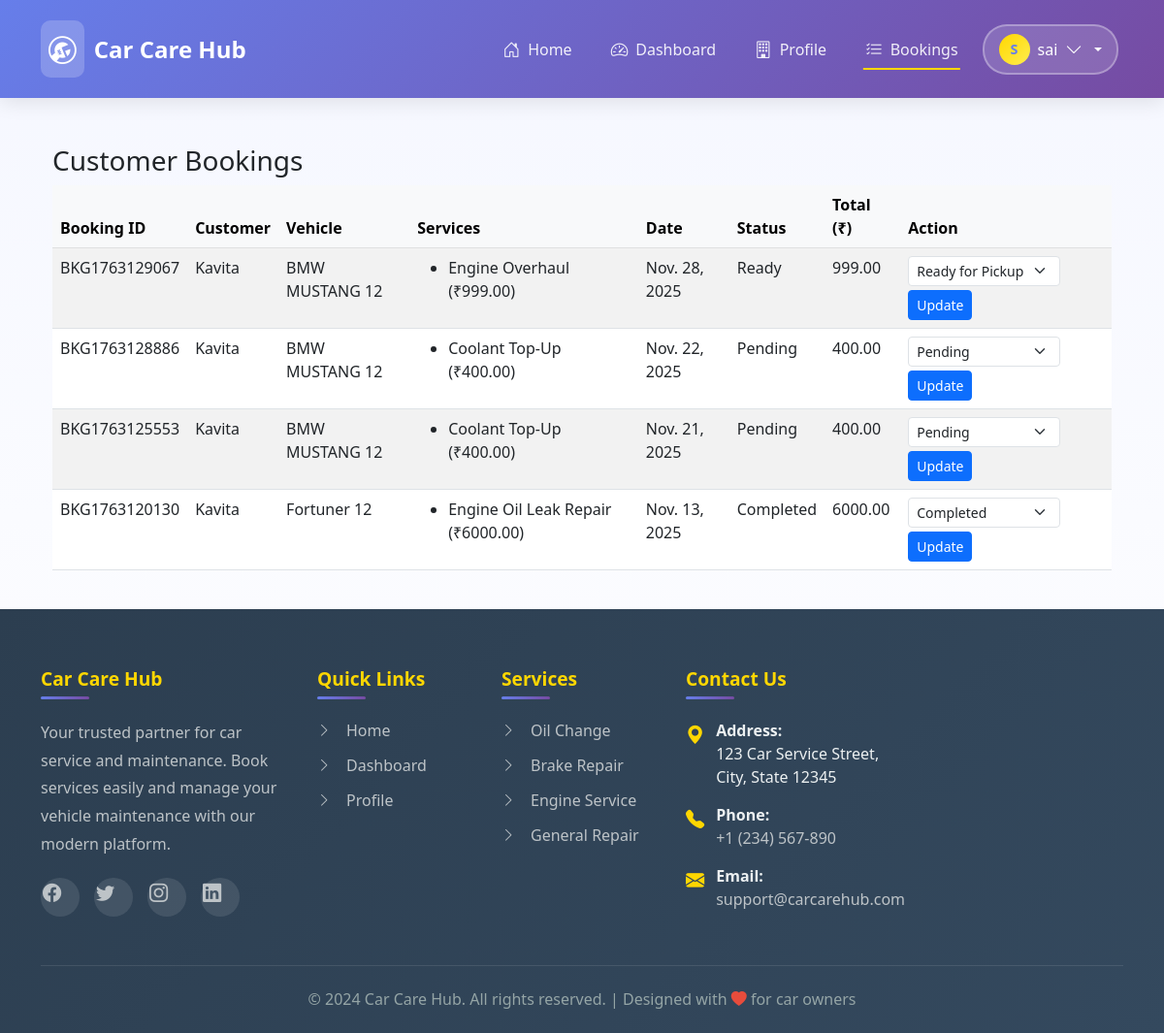
Page /garage/bookings/ (signed in) on the committed database.
### accounts/models.py (models this page shows, shortened)
class UserProfile(AbstractUser):
    ROLE_CUSTOMER = 'customer'
    ROLE_GARAGE = 'garage'
    ROLE_CHOICES = [
        (ROLE_CUSTOMER, 'Customer'),
        (ROLE_GARAGE, 'Garage'),
    ]
    role = models.CharField(max_length=15, choices=ROLE_CHOICES, default=ROLE_CUSTOMER)
    phone = models.CharField(max_length=20, blank=True)
    address = models.TextField(blank=True)
    is_email_verified = models.BooleanField(default=False)
    otp_code = models.CharField(max_length=6, blank=True, null=True)
    otp_expires_at = models.DateTimeField(blank=True, null=True)

### bookings/models.py (models this page shows, shortened)
class Booking(models.Model):
    STATUS_CHOICES = [
        ('Pending', 'Pending'),
        ('In Service', 'In Service'),
        ('Ready', 'Ready for Pickup'),
        ('Completed', 'Completed'),
        ('Cancelled', 'Cancelled'),
    ]
    DELIVERY_CHOICES = [
        ('Pickup', 'Pickup'),
        ('Self-Drop', 'Self-Drop'),
    ]
    booking_id = models.CharField(max_length=15, unique=True, editable=False,default='TEMP')
    booking_id = models.CharField(max_length=15, unique=True, editable=False ,null=True, blank=True)
    customer = models.ForeignKey(settings.AUTH_USER_MODEL, on_delete=models.CASCADE, related_name='bookings')
    garage = models.ForeignKey(Garage, on_delete=models.CASCADE, related_name='bookings')
    vehicle = models.ForeignKey(Vehicle, on_delete=models.CASCADE, related_name='bookings',null=True, blank=True)
    services = models.ManyToManyField(GarageService, related_name='bookings')
    delivery_option = models.CharField(max_length=20, choices=DELIVERY_CHOICES, default='Self-Drop')
    appointment_date = models.DateField()
    status = models.CharField(max_length=20, choices=STATUS_CHOICES, default='Pending')
    remarks = models.TextField(blank=True, null=True)
    booked_on = models.DateTimeField(auto_now_add=True)
    class Meta:
        ordering = ['-booked_on']
    def total_amount(self):
        return sum(service.price for service in self.services.all())

### customers/models.py (models this page shows, shortened)
class Vehicle(models.Model):
    VEHICLE_TYPES = [
        ('2W', 'Two Wheeler'),
        ('4W', 'Four Wheeler'),
    ]
    FUEL_TYPES = [
        ('Petrol', 'Petrol'),
        ('Diesel', 'Diesel'),
        ('Electric', 'Electric'),
        ('Hybrid', 'Hybrid'),
        ('CNG', 'CNG'),
    ]
    customer = models.ForeignKey(User, on_delete=models.CASCADE, related_name='vehicles')
    vehicle_type = models.CharField(max_length=2, choices=VEHICLE_TYPES)
    brand = models.CharField(max_length=50)
    model = models.CharField(max_length=50)
    year_of_manufacture = models.PositiveIntegerField()
    fuel_type = models.CharField(max_length=10, choices=FUEL_TYPES)
    registration_number = models.CharField(max_length=20, unique=True)
    last_service_date = models.DateField(blank=True, null=True)
    created_at = models.DateTimeField(auto_now_add=True)

### garage/models.py (models this page shows, shortened)
class GarageService(models.Model):
    garage = models.ForeignKey(Garage, on_delete=models.CASCADE, related_name='services')
    service_type = models.ForeignKey(ServiceType, on_delete=models.SET_NULL, null=True)
    price = models.DecimalField(max_digits=10, decimal_places=2)
    opening_hours = models.CharField(max_length=100, blank=True, null=True)
    custom_text = models.CharField(max_length=255, blank=True)

class ServiceType(models.Model):
    name = models.CharField(max_length=100, unique=True)
    description = models.TextField(blank=True)
    parent = models.ForeignKey('self', null=True, blank=True, related_name='subtypes', on_delete=models.CASCADE)

### garage/views.py (the view)
# urls.py: path('bookings/', views.garage_bookings, name='garage_bookings'),
@login_required
def garage_bookings(request):
    garage = get_object_or_404(Garage, user=request.user)
    bookings = Booking.objects.filter(garage=garage).order_by('-booked_on')
    return render(request, 'garage/garage_bookings.html', {'bookings': bookings})

### garage/templates/garage/garage_bookings.html (shortened to what this page needs)
{% extends 'base.html' %}
{% block content %}
<div class="container mt-4">
  <h3>Customer Bookings</h3>
  <table class="table table-striped">
    <thead class="table-light">
      <tr>
        <th>Booking ID</th>
        <th>Customer</th>
        <th>Vehicle</th>
        <th>Services</th>
        <th>Date</th>
        <th>Status</th>
        <th>Total (₹)</th>
        <th>Action</th>
      </tr>
    </thead>
    <tbody>
      {% for b in bookings %}
      <tr>
        <td>{{ b.booking_id }}</td>
        <td>{{ b.customer.username }}</td>
        <td>{{ b.vehicle.brand }} {{ b.vehicle.model }}</td>
        <td>
          <ul class="mb-0">
            {% for s in b.services.all %}
              <li>{{ s.service_type.name }} (₹{{ s.price }})</li>
            {% endfor %}
          </ul>
        </td>
        <td>{{ b.appointment_date }}</td>
        <td>{{ b.status }}</td>
        <td>{{ b.total_amount }}</td>
        <td>
          <form method="POST" action="{% url 'update_booking_status' b.id %}">
            <select name="status" class="form-select form-select-sm d-inline w-auto">
              {% for value, label in b.STATUS_CHOICES %}
                <option value="{{ value }}" {% if b.status == value %}selected{% endif %}>{{ label }}</option>
              {% endfor %}
            </select>
            <button type="submit" class="btn btn-sm btn-primary mt-1">Update</button>
          </form>
        </td>
      </tr>
      {% empty %}
      <tr><td colspan="8" class="text-center text-muted">No bookings yet.</td></tr>
      {% endfor %}
    </tbody>
  </table>
</div>
{% endblock %}

### templates/base.html (shortened to what this page needs)
<!DOCTYPE html>
{% load static %}
<html lang="en">
<head>
    <link href="https://cdn.jsdelivr.net/npm/bootstrap@5.3.0/dist/css/bootstrap.min.css" rel="stylesheet">
    <link rel="stylesheet" href="https://cdn.jsdelivr.net/npm/bootstrap-icons@1.11.0/font/bootstrap-icons.css">
</head>
<body>
    <nav class="navbar navbar-expand-lg navbar-dark">
        <div class="container">
            <a class="navbar-brand" href="{% url 'accounts:home' %}">
                <i class="bi bi-wrench-adjustable-circle"></i>
                <span>Car Care Hub</span>
            </a>
            <div class="collapse navbar-collapse" id="navbarNav">
                <ul class="navbar-nav ms-auto">
                    <li class="nav-item">
                        <a class="nav-link {% if request.resolver_match.url_name == 'home' %}active{% endif %}" href="{% url 'accounts:home' %}">
                            <i class="bi bi-house-door"></i>
                            <span>Home</span>
                        </a>
                    </li>
                    {% if user.is_authenticated %}
                        {% if user.role == 'customer' %}
                            <li class="nav-item">
                                <a class="nav-link {% if 'dashboard' in request.resolver_match.url_name %}active{% endif %}" href="{% url 'customers:dashboard' %}">
                                    <i class="bi bi-speedometer2"></i>
                                    <span>Dashboard</span>
                                </a>
                            </li>
                            <li class="nav-item">
                                <a class="nav-link {% if 'search' in request.resolver_match.url_name %}active{% endif %}" href="{% url 'customers:search_garages' %}">
                                    <i class="bi bi-search"></i>
                                    <span>Search Garages</span>
                                </a>
                            </li>
                            <li class="nav-item">
                                <a class="nav-link {% if 'booking' in request.resolver_match.url_name %}active{% endif %}" href="{% url 'customers:booking_history' %}">
                                    <i class="bi bi-calendar-check"></i>
                                    <span>My Bookings</span>
                                </a>
                            </li>
                        {% elif user.role == 'garage' %}
                            <li class="nav-item">
                                <a class="nav-link {% if 'garage_dashboard' in request.resolver_match.url_name %}active{% endif %}" href="{% url 'garage_dashboard' %}">
                                    <i class="bi bi-speedometer2"></i>
                                    <span>Dashboard</span>
                                </a>
                            </li>
                            <li class="nav-item">
                                <a class="nav-link {% if 'garage_profile' in request.resolver_match.url_name %}active{% endif %}" href="{% url 'garage_profile' %}">
                                    <i class="bi bi-building"></i>
                                    <span>Profile</span>
                                </a>
                            </li>
                                <li class="nav-item">
        <a class="nav-link" href="{% url 'garage_bookings' %}">
            <i class="bi bi-list-check"></i> Bookings
        </a>
    </li>
                        {% endif %}
                        <li class="nav-item dropdown user-dropdown">
                            <a class="nav-link user-menu-toggle dropdown-toggle" href="#" id="userDropdown" role="button" data-bs-toggle="dropdown" aria-expanded="false">
                                <div class="user-avatar">
                                    {{ user.username|first|upper }}
                                </div>
                                <span>{{ user.username }}</span>
                                <i class="bi bi-chevron-down"></i>
                            </a>
                        </li>
                    {% endif %}
                </ul>
            </div>
        </div>
    </nav>
    <main class="{% block main_class %}container my-4{% endblock %}">
        {% block content %}{% endblock %}
    </main>
    <footer class="footer">
        <div class="container">
            <div class="row g-4">
                <div class="col-md-4 col-lg-3">
                    <h5>Car Care Hub</h5>
                    <p>Your trusted partner for car service and maintenance. Book services easily and manage your vehicle maintenance with our modern platform.</p>
                    <div class="social-icons">
                        <a href="#" class="social-icon" aria-label="Facebook">
                            <i class="bi bi-facebook"></i>
                        </a>
                        <a href="#" class="social-icon" aria-label="Twitter">
                            <i class="bi bi-twitter"></i>
                        </a>
                        <a href="#" class="social-icon" aria-label="Instagram">
                            <i class="bi bi-instagram"></i>
                        </a>
                        <a href="#" class="social-icon" aria-label="LinkedIn">
                            <i class="bi bi-linkedin"></i>
                        </a>
                    </div>
                </div>
                <div class="col-md-4 col-lg-2">
                    <h5>Quick Links</h5>
                    <ul class="footer-links">
                        <li><a href="{% url 'accounts:home' %}"><i class="bi bi-chevron-right"></i> Home</a></li>
                        {% if user.is_authenticated %}
                            {% if user.role == 'customer' %}
                                <li><a href="{% url 'customers:dashboard' %}"><i class="bi bi-chevron-right"></i> Dashboard</a></li>
                                <li><a href="{% url 'customers:search_garages' %}"><i class="bi bi-chevron-right"></i> Search Garages</a></li>
                            {% elif user.role == 'garage' %}
                                <li><a href="{% url 'garage_dashboard' %}"><i class="bi bi-chevron-right"></i> Dashboard</a></li>
                                <li><a href="{% url 'garage_profile' %}"><i class="bi bi-chevron-right"></i> Profile</a></li>
                            {% endif %}
                        {% else %}
                            <li><a href="{% url 'accounts:user_login' %}"><i class="bi bi-chevron-right"></i> Login</a></li>
                            <li><a href="{% url 'accounts:signup' %}"><i class="bi bi-chevron-right"></i> Sign Up</a></li>
                        {% endif %}
                    </ul>
                </div>
                <div class="col-md-4 col-lg-2">
                    <h5>Services</h5>
                    <ul class="footer-links">
                        <li><a href="#"><i class="bi bi-chevron-right"></i> Oil Change</a></li>
                        <li><a href="#"><i class="bi bi-chevron-right"></i> Brake Repair</a></li>
                        <li><a href="#"><i class="bi bi-chevron-right"></i> Engine Service</a></li>
                        <li><a href="#"><i class="bi bi-chevron-right"></i> General Repair</a></li>
                    </ul>
                </div>
                <div class="col-md-12 col-lg-5">
                    <h5>Contact Us</h5>
                    <ul class="contact-info">
                        <li>
                            <i class="bi bi-geo-alt-fill"></i>
                            <div>
                                <strong>Address:</strong><br>
                                123 Car Service Street,<br>
                                City, State 12345
                            </div>
                        </li>
                        <li>
                            <i class="bi bi-telephone-fill"></i>
                            <div>
                                <strong>Phone:</strong><br>
                                <a href="tel:+1234567890">+1 (234) 567-890</a>
                            </div>
                        </li>
                        <li>
                            <i class="bi bi-envelope-fill"></i>
                            <div>
                                <strong>Email:</strong><br>
                                <a href="mailto:support@carcarehub.com">support@carcarehub.com</a>
                            </div>
                        </li>
                    </ul>
                </div>
            </div>
            <div class="footer-bottom">
                <p>&copy; 2024 Car Care Hub. All rights reserved. | Designed with <i class="bi bi-heart-fill" style="color: #e74c3c;"></i> for car owners</p>
            </div>
        </div>
    </footer>
</body>
</html>

### rows in the picture
UserProfile: username|first "S", username "sai"
Booking: booking_id "BKG1763129067", customer.username "Kavita", vehicle.brand "BMW", vehicle.model "MUSTANG 12", appointment_date "Nov. 28, 2025", status "Ready", total_amount "999.00", status "Ready for Pickup"
GarageService: service_type.name "Engine Overhaul", price "999.00"
Booking: booking_id "BKG1763128886", customer.username "Kavita", vehicle.brand "BMW", vehicle.model "MUSTANG 12", appointment_date "Nov. 22, 2025", status "Pending", total_amount "400.00"
GarageService: service_type.name "Coolant Top-Up", price "400.00"
Booking: booking_id "BKG1763125553", customer.username "Kavita", vehicle.brand "BMW", vehicle.model "MUSTANG 12", appointment_date "Nov. 21, 2025", status "Pending", total_amount "400.00"
Booking: booking_id "BKG1763120130", customer.username "Kavita", vehicle.brand "Fortuner", vehicle.model "12", appointment_date "Nov. 13, 2025", status "Completed", total_amount "6000.00"
GarageService: service_type.name "Engine Oil Leak Repair", price "6000.00"
